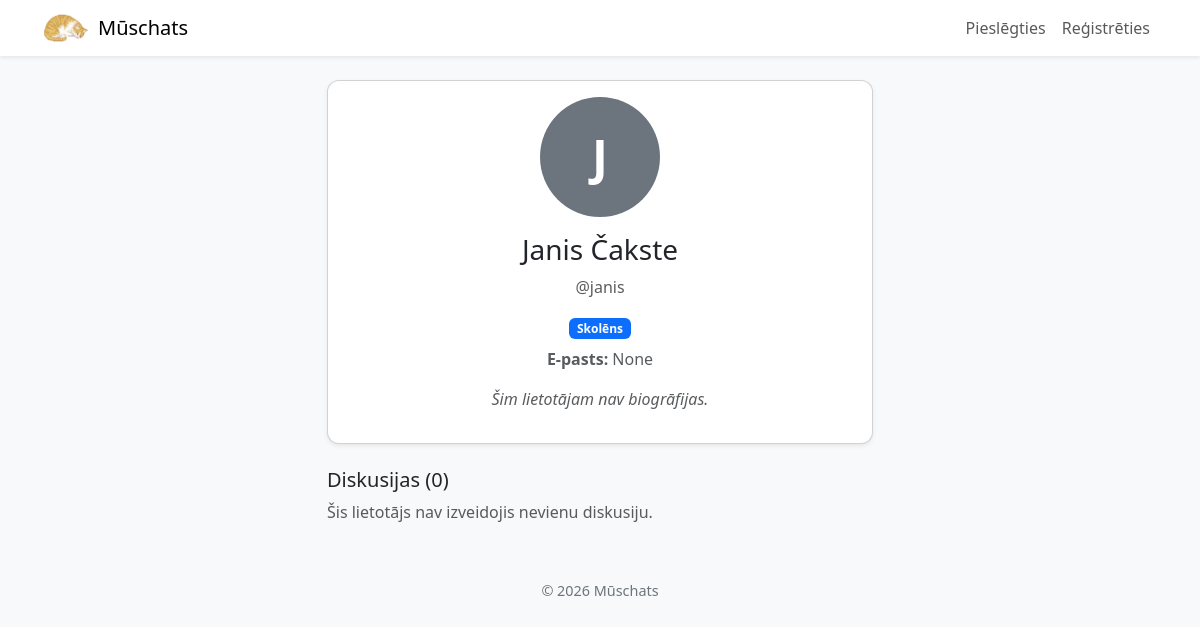
The app's page /profils/janis with its own data.
### app.py (models this page shows)
class Lietotaji(db.Model):
    id = db.Column(db.Integer, primary_key=True)
    lietotajvards = db.Column(db.String(80), unique=True, nullable=False)
    parole = db.Column(db.String(255), nullable=False)
    vards = db.Column(db.String(80), nullable=False)
    uzvards = db.Column(db.String(80), nullable=False)
    loma = db.Column(db.String(80), nullable=False)
    konta_bilde = db.Column(db.String(255), nullable=True)
    bio = db.Column(db.Text, nullable=True)
    epasts = db.Column(db.String(120), nullable=False, unique=True)
    ir_apstiprinats = db.Column(db.Boolean, default=True)

### app.py (the view)
@app.route('/profils/<lietotaja_vards>')
def profils(lietotaja_vards):
    lietotajs = Lietotaji.query.filter_by(lietotajvards=lietotaja_vards).first_or_404()
    return render_template('profils.html', lietotajs=lietotajs)

### app.py (called while the page is built)
@app.context_processor
def inject_common():
    return {
        'ir_piesledzis': 'lietotajvards' in session,
        'current_year': datetime.utcnow().year
    }

### templates/profils.html (shortened to what this page needs)
{% extends "layout.html" %}
{% block content %}
<div class="row justify-content-center">
    <div class="col-12 col-lg-6">
        <div class="card shadow-sm">
            <div class="card-body text-center">
                {% if lietotajs.konta_bilde %}
                    <img src="{{ url_for('static', filename='uploads/' + lietotajs.konta_bilde) }}" alt="Profile" class="rounded-circle mb-3" style="width: 120px; height: 120px; object-fit: cover;">
                {% else %}
                    <div class="rounded-circle bg-secondary mx-auto mb-3 d-flex align-items-center justify-content-center" style="width: 120px; height: 120px; color: white; font-weight: bold; font-size: 48px;">{{ lietotajs.vards[0] }}</div>
                {% endif %}
                                <h3>{{ lietotajs.vards }} {{ lietotajs.uzvards }}</h3>
                                <p class="text-muted">@{{ lietotajs.lietotajvards }}</p>
                                {% if lietotajs.loma == 'Administrators' %}
                                    <span class="badge bg-success mb-2">Administrators</span>
                                {% elif lietotajs.loma == 'Skolotajs' %}
                                    <span class="badge bg-warning text-dark mb-2">Skolotājs</span>
                                {% elif lietotajs.loma == 'Skolens' %}
                                    <span class="badge bg-primary mb-2">Skolēns</span>
                                {% elif lietotajs.loma == 'Vecaks' %}
                                    <span class="badge bg-info text-dark mb-2">Vecāks</span
                                {% endif %}
                                <p class="text-muted"><strong>E-pasts:</strong> {{ lietotajs.epasts }}</p>
                {% if lietotajs.bio %}
                    <p class="mt-3">{{ lietotajs.bio }}</p>
                {% else %}
                    <p class="text-muted mt-3"><em>Šim lietotājam nav biogrāfijas.</em></p>
                {% endif %}
            </div>
        </div>
        <div class="mt-4">
            <h5>Diskusijas ({{ lietotajs.diskusijas|length }})</h5>
            {% if lietotajs.diskusijas %}
                <div class="list-group">
                    {% for d in lietotajs.diskusijas %}
                        <a href="{{ url_for('diskusija', diskusijas_id=d.id) }}" class="list-group-item list-group-item-action">
                            <h6 class="mb-1">{{ d.virsraksts }}</h6>
                            <small class="text-muted">{{ d.datums.strftime('%Y-%m-%d %H:%M') }}</small>
                        </a>
                    {% endfor %}
                </div>
            {% else %}
                <p class="text-muted">Šis lietotājs nav izveidojis nevienu diskusiju.</p>
            {% endif %}
        </div>
    </div>
</div>
{% endblock %}

### templates/layout.html (style rules this page uses)
body { background: #f8f9fa; }
.card { border-radius: .75rem; }

### records on screen
Lietotaji: vards "J", vards "Janis", uzvards "Čakste", lietotajvards "janis", epasts "None"

### other values on screen
{{ lietotajs.diskusijas|length }} "0"
